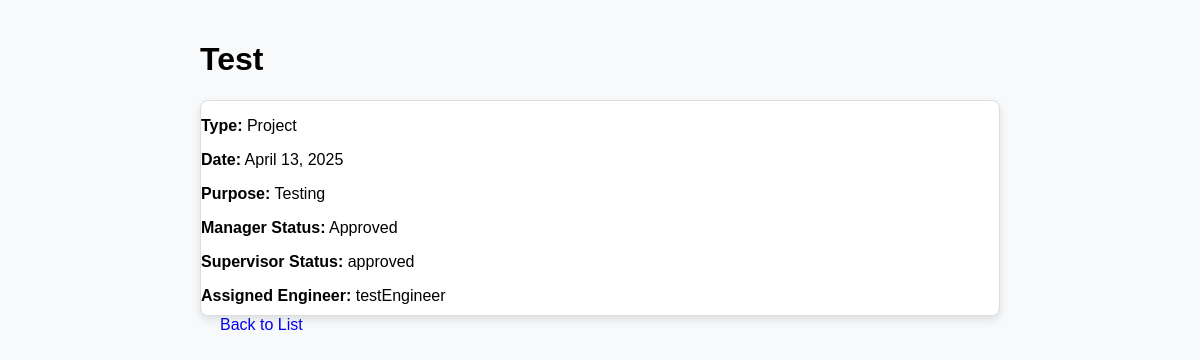
/request-detail/1/ (signed in), run on the app's committed database.
### forms/models.py (models this page shows, shortened)
class RequestForm(models.Model):
    REQUEST_TYPE_CHOICES = [
        ('project', 'Project'),
        ('modification', 'Modification'),
        ('drawing', 'Drawing'),
    ]
    request_type = models.CharField(
        max_length=50,
        choices=REQUEST_TYPE_CHOICES,
        default='project',
    )
    proposed_title = models.CharField(max_length=100)
    request_date = models.DateField()
    purpose = models.TextField()
    uploaded_file = models.FileField(upload_to='uploads/', null=True, blank=True)
    APPROVAL_CHOICES = [
        ('pending', 'Pending'),
        ('approved', 'Approved'),
        ('rejected', 'Rejected'),
        ('checked', 'Checked'),
        ('assigned', 'Assigned'),
    ]
    approval_status = models.CharField(
        max_length=10,
        choices=APPROVAL_CHOICES,
        default='pending',
    )
    SUPERVISOR_CHOICES = [
        ('pending', 'Pending'),
        ('approved', 'Approved'),
        ('rejected', 'Rejected'),
    ]
    supervisor_status = models.CharField(
        max_length=10,
        choices=SUPERVISOR_CHOICES,
        default='pending',
    )
    STATUS_CHOICES = [
        ('created', 'Created'),
        ('manager_approved', 'Manager Approved'),
        ('supervisor_approved', 'Supervisor Approved'),
        ('engineer_assigned', 'Engineer Assigned'),
    ]
    status = models.CharField(
        max_length=20,
        choices=STATUS_CHOICES,
        default='created',
    )
    created_by = models.ForeignKey(User, on_delete=models.CASCADE, related_name='created_requests')
    approved_by = models.ForeignKey(User, on_delete=models.SET_NULL, null=True, blank=True, related_name='approved_requests')
    approved_at = models.DateTimeField(null=True, blank=True)
    submitted_by = models.ForeignKey(User, on_delete=models.CASCADE, null=True, blank=True)
    checked_by = models.ForeignKey(User, on_delete=models.SET_NULL, null=True, blank=True, related_name='checked_requests')
    assigned_engineer = models.ForeignKey(User, on_delete=models.SET_NULL, null=True, blank=True, related_name='assigned_requests')
    checked_at = models.DateTimeField(null=True, blank=True)
    assigned_at = models.DateTimeField(null=True, blank=True)
    created_at = models.DateTimeField(auto_now_add=True)  # Automatically set on creation
    updated_at = models.DateTimeField(auto_now=True)  # Automatically updated on save
    class Meta:
        permissions = [
            ("can_approve_request", "Can approve request"),
            ("can_reject_request", "Can reject request"),
            ("can_review_supervisor", "Can review supervisor"),
            ("can_assign_engineer", "Can assign Engineer"),
        ]
    def save(self, *args, **kwargs):
        if self.approval_status == 'approved' and self.supervisor_status == 'approved' and self.assigned_engineer:
            self.status = 'engineer_assigned'
        elif self.approval_status == 'approved' and self.supervisor_status == 'approved':
            self.status = 'supervisor_approved'
        elif self.approval_status == 'approved':
            self.status = 'manager_approved'
        else:
            self.status = 'created'
        self.full_clean()
        super().save(*args, **kwargs)
    def approve(self, user):
        """Approve the request by the manager."""
        if self.approval_status != 'pending':
            raise ValueError("Only pending requests can be approved.")
        self.approval_status = 'approved'
        self.status = 'manager_approved'
        self.approved_by = user
        self.approved_at = timezone.now()
        self.save()
    def reject(self, user):
        """Reject the request by the manager."""
        if self.approval_status != 'pending':
            raise ValueError("Only pending requests can be rejected.")
        self.approval_status = 'rejected'
        self.status = 'created'  # Reset status to created
        self.approved_by = user
        self.approved_at = now()
        self.save()

### forms/views.py (the view)
# urls.py: path('request-detail/<int:request_id>/', views.request_detail, name='request_detail'),
@login_required
def request_detail(request, request_id):
    req = get_object_or_404(RequestForm, id=request_id)
    return render(request, 'request_detail.html', {'request': req})

### forms/templates/request_detail.html (shortened to what this page needs)
{% load static %}
<!DOCTYPE html>
<html lang="en">
<head>
    <link rel="stylesheet" href="{% static 'forms/css/request_detail.css' %}">
</head>
<body>
    <div class="container mt-5">
        <h1 class="text-center">{{ request.proposed_title }}</h1>
        <div class="card mt-4">
            <div class="card-body">
                <p><strong>Type:</strong> {{ request.get_request_type_display }}</p>
                <p><strong>Date:</strong> {{ request.request_date }}</p>
                <p><strong>Purpose:</strong> {{ request.purpose }}</p>
                <p><strong>Manager Status:</strong> {{ request.get_approval_status_display }}</p>
                <p><strong>Supervisor Status:</strong> {{ request.supervisor_status }}</p>
                <p><strong>Assigned Engineer:</strong> {{ request.assigned_engineer }}</p>
            </div>
        </div>
        <div class="text-center mt-4">
            <a href="{% url 'forms:list_request' %}" class="btn btn-secondary">Back to List</a>
        </div>
    </div>
</body>
</html>

### forms/static/forms/css/request_detail.css (style rules this page uses)
body { font-family: Arial, sans-serif; background-color: #f8f9fa; margin: 0; padding: 0; }
.container { max-width: 800px; margin: 0 auto; padding: 20px; }
.card { border: 1px solid #ddd; border-radius: 8px; box-shadow: 0 4px 8px rgba(0, 0, 0, 0.1); background-color: #fff; }
.card-body p { font-size: 16px; margin-bottom: 10px; }
.btn { padding: 10px 20px; font-size: 16px; border-radius: 5px; text-decoration: none; }

### data on the page
RequestForm: proposed_title "Test", request_type "Project", request_date "April 13, 2025", purpose "Testing", approval_status "Approved", supervisor_status "approved", assigned_engineer "testEngineer"
